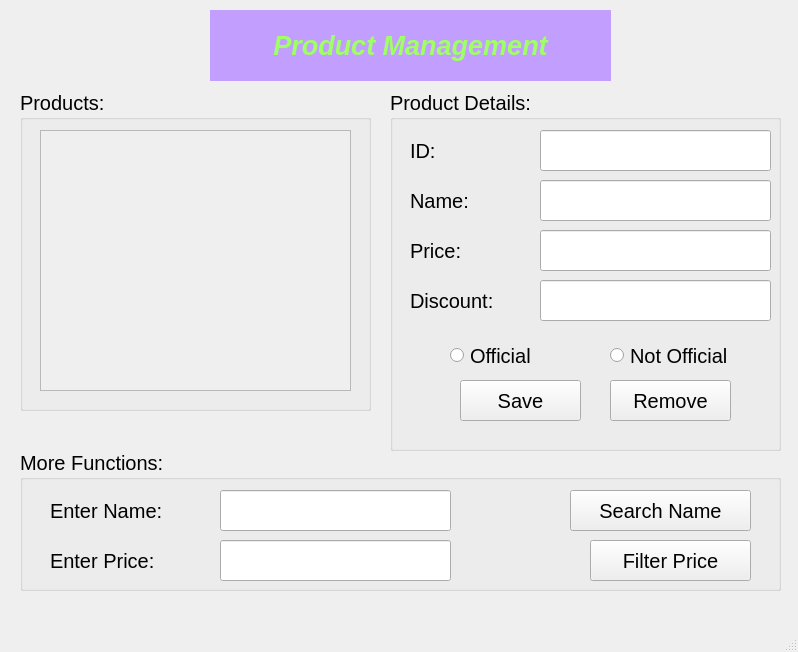
<?xml version="1.0" encoding="UTF-8"?>
<ui version="4.0">
 <class>MainWindow</class>
 <widget class="QMainWindow" name="MainWindow">
  <property name="geometry">
   <rect>
    <x>0</x>
    <y>0</y>
    <width>798</width>
    <height>652</height>
   </rect>
  </property>
  <property name="windowTitle">
   <string>MainWindow</string>
  </property>
  <widget class="QWidget" name="centralwidget">
   <widget class="QLabel" name="label">
    <property name="geometry">
     <rect>
      <x>210</x>
      <y>10</y>
      <width>401</width>
      <height>71</height>
     </rect>
    </property>
    <property name="font">
     <font>
      <pointsize>20</pointsize>
      <weight>75</weight>
      <italic>true</italic>
      <bold>true</bold>
     </font>
    </property>
    <property name="styleSheet">
     <string notr="true">background-color: rgb(194, 158, 255);
color: rgb(160, 255, 101);</string>
    </property>
    <property name="text">
     <string>Product Management</string>
    </property>
    <property name="alignment">
     <set>Qt::AlignCenter</set>
    </property>
   </widget>
   <widget class="QGroupBox" name="groupBox">
    <property name="geometry">
     <rect>
      <x>20</x>
      <y>90</y>
      <width>351</width>
      <height>321</height>
     </rect>
    </property>
    <property name="font">
     <font>
      <pointsize>15</pointsize>
     </font>
    </property>
    <property name="title">
     <string>Products:</string>
    </property>
    <widget class="QScrollArea" name="scrollArea">
     <property name="geometry">
      <rect>
       <x>20</x>
       <y>40</y>
       <width>311</width>
       <height>261</height>
      </rect>
     </property>
     <property name="widgetResizable">
      <bool>true</bool>
     </property>
     <widget class="QWidget" name="scrollAreaWidgetContents_2">
      <property name="geometry">
       <rect>
        <x>0</x>
        <y>0</y>
        <width>309</width>
        <height>259</height>
       </rect>
      </property>
      <layout class="QVBoxLayout" name="verticalLayout_3">
       <item>
        <layout class="QVBoxLayout" name="verticalLayoutButton"/>
       </item>
      </layout>
     </widget>
    </widget>
   </widget>
   <widget class="QGroupBox" name="groupBox_2">
    <property name="geometry">
     <rect>
      <x>390</x>
      <y>90</y>
      <width>391</width>
      <height>361</height>
     </rect>
    </property>
    <property name="font">
     <font>
      <pointsize>15</pointsize>
     </font>
    </property>
    <property name="title">
     <string>Product Details:</string>
    </property>
    <widget class="QLabel" name="label_2">
     <property name="geometry">
      <rect>
       <x>20</x>
       <y>40</y>
       <width>101</width>
       <height>41</height>
      </rect>
     </property>
     <property name="text">
      <string>ID:</string>
     </property>
    </widget>
    <widget class="QLabel" name="label_3">
     <property name="geometry">
      <rect>
       <x>20</x>
       <y>90</y>
       <width>101</width>
       <height>41</height>
      </rect>
     </property>
     <property name="text">
      <string>Name:</string>
     </property>
    </widget>
    <widget class="QLabel" name="label_4">
     <property name="geometry">
      <rect>
       <x>20</x>
       <y>140</y>
       <width>101</width>
       <height>41</height>
      </rect>
     </property>
     <property name="text">
      <string>Price:</string>
     </property>
    </widget>
    <widget class="QLabel" name="label_5">
     <property name="geometry">
      <rect>
       <x>20</x>
       <y>190</y>
       <width>121</width>
       <height>41</height>
      </rect>
     </property>
     <property name="text">
      <string>Discount:</string>
     </property>
    </widget>
    <widget class="QLineEdit" name="lineEditID">
     <property name="geometry">
      <rect>
       <x>150</x>
       <y>40</y>
       <width>231</width>
       <height>41</height>
      </rect>
     </property>
    </widget>
    <widget class="QLineEdit" name="lineEditName">
     <property name="geometry">
      <rect>
       <x>150</x>
       <y>90</y>
       <width>231</width>
       <height>41</height>
      </rect>
     </property>
    </widget>
    <widget class="QLineEdit" name="lineEditPrice">
     <property name="geometry">
      <rect>
       <x>150</x>
       <y>140</y>
       <width>231</width>
       <height>41</height>
      </rect>
     </property>
    </widget>
    <widget class="QLineEdit" name="lineEditDiscount">
     <property name="geometry">
      <rect>
       <x>150</x>
       <y>190</y>
       <width>231</width>
       <height>41</height>
      </rect>
     </property>
    </widget>
    <widget class="QRadioButton" name="radioButtonOfficial">
     <property name="geometry">
      <rect>
       <x>60</x>
       <y>250</y>
       <width>121</width>
       <height>31</height>
      </rect>
     </property>
     <property name="text">
      <string>Official</string>
     </property>
    </widget>
    <widget class="QRadioButton" name="radioButtonNotOfficial">
     <property name="geometry">
      <rect>
       <x>220</x>
       <y>250</y>
       <width>161</width>
       <height>31</height>
      </rect>
     </property>
     <property name="text">
      <string>Not Official</string>
     </property>
    </widget>
    <widget class="QPushButton" name="pushButtonSave">
     <property name="geometry">
      <rect>
       <x>70</x>
       <y>290</y>
       <width>121</width>
       <height>41</height>
      </rect>
     </property>
     <property name="text">
      <string>Save</string>
     </property>
    </widget>
    <widget class="QPushButton" name="pushButtonRemove">
     <property name="geometry">
      <rect>
       <x>220</x>
       <y>290</y>
       <width>121</width>
       <height>41</height>
      </rect>
     </property>
     <property name="text">
      <string>Remove</string>
     </property>
    </widget>
   </widget>
   <widget class="QGroupBox" name="groupBox_3">
    <property name="geometry">
     <rect>
      <x>20</x>
      <y>450</y>
      <width>761</width>
      <height>141</height>
     </rect>
    </property>
    <property name="font">
     <font>
      <pointsize>15</pointsize>
     </font>
    </property>
    <property name="title">
     <string>More Functions:</string>
    </property>
    <widget class="QPushButton" name="pushButtonSearchName">
     <property name="geometry">
      <rect>
       <x>550</x>
       <y>40</y>
       <width>181</width>
       <height>41</height>
      </rect>
     </property>
     <property name="text">
      <string>Search Name</string>
     </property>
    </widget>
    <widget class="QPushButton" name="pushButtonFilterPrice">
     <property name="geometry">
      <rect>
       <x>570</x>
       <y>90</y>
       <width>161</width>
       <height>41</height>
      </rect>
     </property>
     <property name="text">
      <string>Filter Price</string>
     </property>
    </widget>
    <widget class="QLineEdit" name="lineEditEnterName">
     <property name="geometry">
      <rect>
       <x>200</x>
       <y>40</y>
       <width>231</width>
       <height>41</height>
      </rect>
     </property>
    </widget>
    <widget class="QLabel" name="label_6">
     <property name="geometry">
      <rect>
       <x>30</x>
       <y>40</y>
       <width>141</width>
       <height>41</height>
      </rect>
     </property>
     <property name="text">
      <string>Enter Name:</string>
     </property>
    </widget>
    <widget class="QLabel" name="label_7">
     <property name="geometry">
      <rect>
       <x>30</x>
       <y>90</y>
       <width>141</width>
       <height>41</height>
      </rect>
     </property>
     <property name="text">
      <string>Enter Price:</string>
     </property>
    </widget>
    <widget class="QLineEdit" name="lineEditEnterPrice">
     <property name="geometry">
      <rect>
       <x>200</x>
       <y>90</y>
       <width>231</width>
       <height>41</height>
      </rect>
     </property>
    </widget>
   </widget>
  </widget>
  <widget class="QMenuBar" name="menubar">
   <property name="geometry">
    <rect>
     <x>0</x>
     <y>0</y>
     <width>798</width>
     <height>26</height>
    </rect>
   </property>
  </widget>
  <widget class="QStatusBar" name="statusbar"/>
 </widget>
 <resources/>
 <connections/>
</ui>
